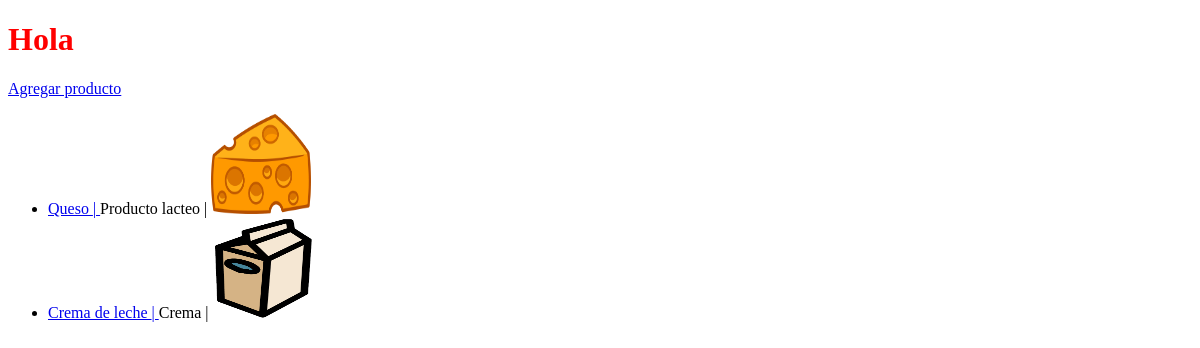
The app's page /, older data.
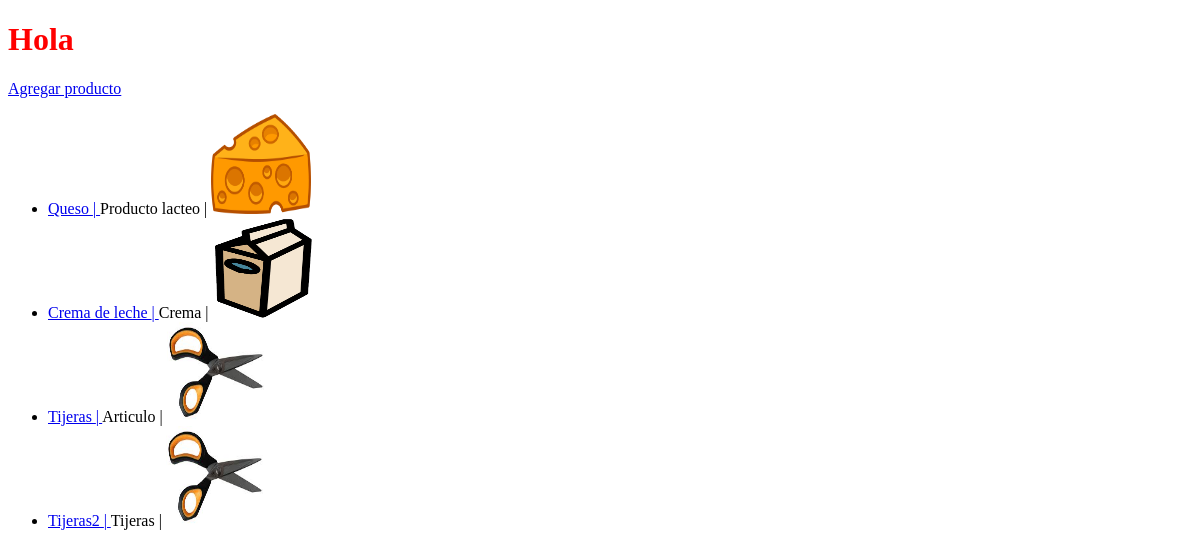
The same page, newer data.
### tiendaprueba/models.py (models this page shows, shortened)
class Product(models.Model):
	nombre = models.CharField(max_length=255)
	descripcion = models.CharField(max_length=255)
	categoria = models.CharField(max_length=255)
	precio = models.DecimalField(max_digits=6, decimal_places=2)
	imagen = models.ImageField(blank=True)
	class Meta:
		ordering = ('id',)

### tiendaprueba/views.py (the view)
# urls.py: path('', views.hello_world, name='hello'), #En la raiz de la app se muestra lo que está despues de la coma
def hello_world(request):
	product = Product.objects.order_by('id')
	template = loader.get_template('index.html')
	context = { #Diccionario que se le pasa al HTML
		'product': product
	}
	return HttpResponse(template.render(context, request))

### templates/index.html (shortened to what this page needs)
<!DOCTYPE html>
<html lang="en">
<head>
	{% load staticfiles %}
	<link rel="stylesheet" href="{% static 'css/base.css' %}">
</head>
<body>
	<h1 style="color:red">
		Hola
	</h1>
	<a href="/product/new">Agregar producto</a>
	<ul>
		{% for pr in product %}
			<li>
				<a href="/product/{{ pr.pk }}">
					{{ pr.nombre }} |
				</a>
				{{ pr.descripcion }} |
				<img src="{{ pr.imagen.url }}" alt="">
			</li>
		{% endfor %}
	</ul>
</body>
</html>

### static/css/base.css (style rules this page uses)
body { font-family: "HelveticaNeue-Light"; }
img { width: 100px; height: 100px; }

Row changes from the older to the newer data that the page shows:
added Product: nombre "Tijeras", descripcion "Articulo", imagen (picture)
added Product: nombre "Tijeras2", descripcion "Tijeras", imagen (picture)
